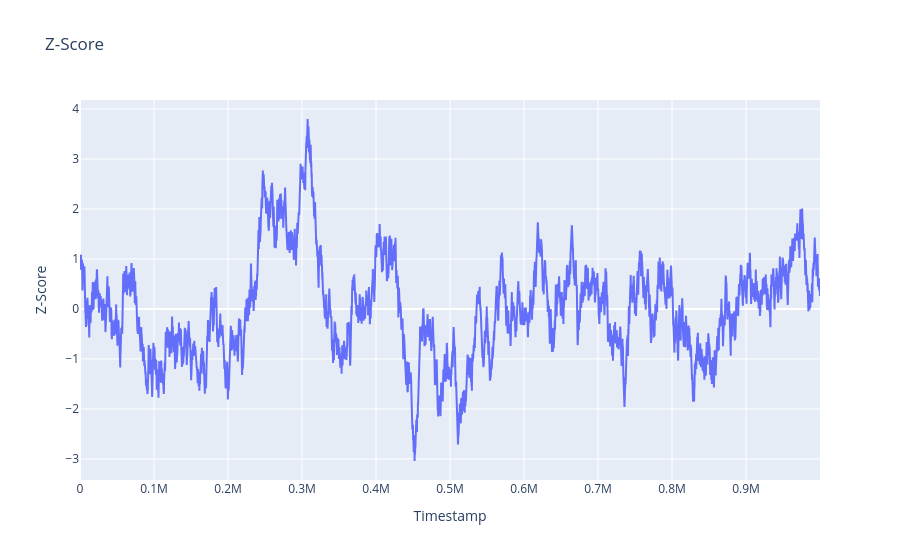

The notebook cell saved with this chart:
### Code cell
price_diff = diff['diff'].to_numpy()
z_score = (price_diff - np.mean(price_diff)) / np.std(price_diff)
fig = go.Figure()
fig.add_trace(go.Scatter(x=diff['timestamp'], y=z_score, mode='lines', name='Z-Score'))
fig.update_layout(title='Z-Score', xaxis_title='Timestamp', yaxis_title='Z-Score')
fig.show()

### Figure 1 — Plotly figure (JSON) as saved in the notebook; plotly's stock layout.template omitted (floating-point values rounded to 4 significant figures; data arrays with more than 128 entries replaced by an {"elided": "..."} marker saying what was removed)
{"data": [{"mode": "lines", "name": "Z-Score", "type": "scatter", "x": {"elided": "10000 int values"}, "y": {"elided": "10000 float values"}}], "layout": {"title": {"text": "Z-Score"}, "xaxis": {"title": {"text": "Timestamp"}}, "yaxis": {"title": {"text": "Z-Score"}}}}
